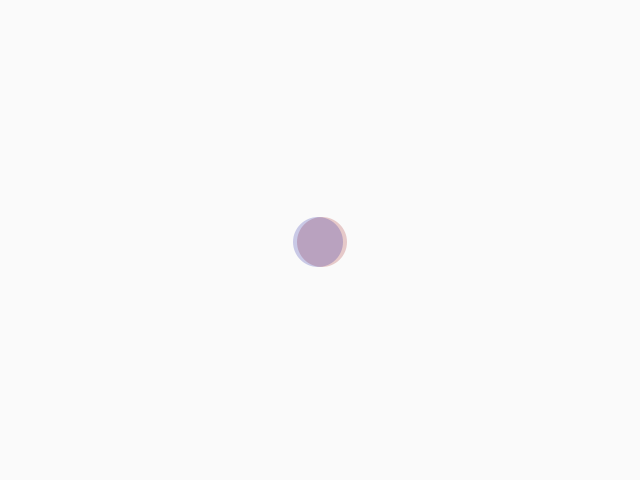
Frame 1 (no input)
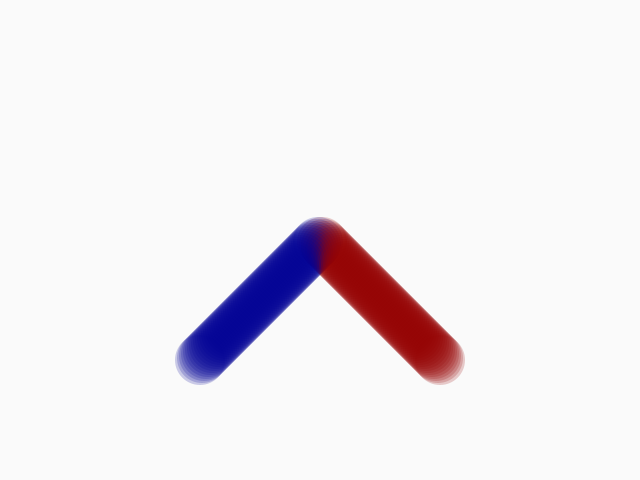
Frame 60 (the mouse pressed at the canvas centre just before this capture)
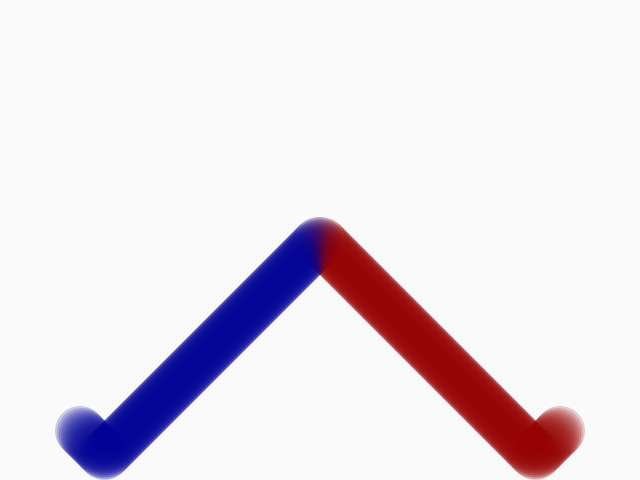
Frame 120 (the mouse held since frame 60 and released just before this capture)

The Processing sketch that drew these frames (run headless with seeded random() and noise(); from frame 60 on, the mouse is pressed at the canvas centre):

// Processing sketch: exercise03
// ── exercise03.pde
//Setting and creating "Bouncer" class, to use on later
color backgroundColor = color(250);
Bouncer bouncer;
Bouncer bouncer2;

//Adding 2 new Bouncer and setting their variables
void setup() {
  size(640,480);
  background(backgroundColor);
  bouncer = new Bouncer(width/2,height/2,2,2,50,color(150,0,0,50),color(255,0,0,50));
  bouncer2 = new Bouncer(width/2,height/2,-2,2,50,color(0,0,150,50),color(0,0,255,50));
}

//Adding the loop (draw) set in the "Bouncer" object to 
//apply to the new bouncer classes
void draw() {
  bouncer.update();
  bouncer2.update();
  bouncer.draw();
  bouncer2.draw();
}
// ── Bouncer.pde
//Creating "Bouncer" class and setting up variables to define later
class Bouncer {
  
 int x;
 int y;
 int vx;
 int vy;
 int size;
 color fillColor;
 color defaultColor;
 color hoverColor;
 
 //Setting temporary variables, which will be defined in the main program
 //so that we can apply differents settings to different "Bouncer" class
 Bouncer(int tempX, int tempY, int tempVX, int tempVY, int tempSize, color tempDefaultColor, color tempHoverColor) {
   x = tempX;
   y = tempY;
   vx = tempVX;
   vy = tempVY;
   size = tempSize;
   defaultColor = tempDefaultColor;
   hoverColor = tempHoverColor;
   fillColor = defaultColor;
 }
 
 //Creating the update method, which we'll use in the main program
 //-Making the ball bounce off the walls and making our mouse interact with it
 void update() {
   x += vx;
   y += vy;
   
   //Adding functions applying in the update() method/ wil be define later
   handleBounce();
   handleMouse();
 }
 
 //Defining the handleBounce function - Adding the conditionals so
 //that the ball bounces off the walls
 void handleBounce() {
   if (x - size/2 < 0 || x + size/2 > width) {
    vx = -vx; 
   }
   
   if (y - size/2 < 0 || y + size/2 > height) {
     vy = -vy;
   }
   
   x = constrain(x,size/2,width-size/2);
   y = constrain(y,size/2,height-size/2);
 }
 
  //Defining the handleMouse function - Adding the conditionals so
 //that the ball changes color when our mouse in on it
 void handleMouse() {
   if (dist(mouseX,mouseY,x,y) < size/2) {
    fillColor = hoverColor; 
   }
   else {
     fillColor = defaultColor;
   }
 }
 
 //Creating the draw method, which we'll use in the main program
 //- Defining the ellipse uses in the program
 void draw() {
   noStroke();
   fill(fillColor);
   ellipse(x,y,size,size);
 }
}
